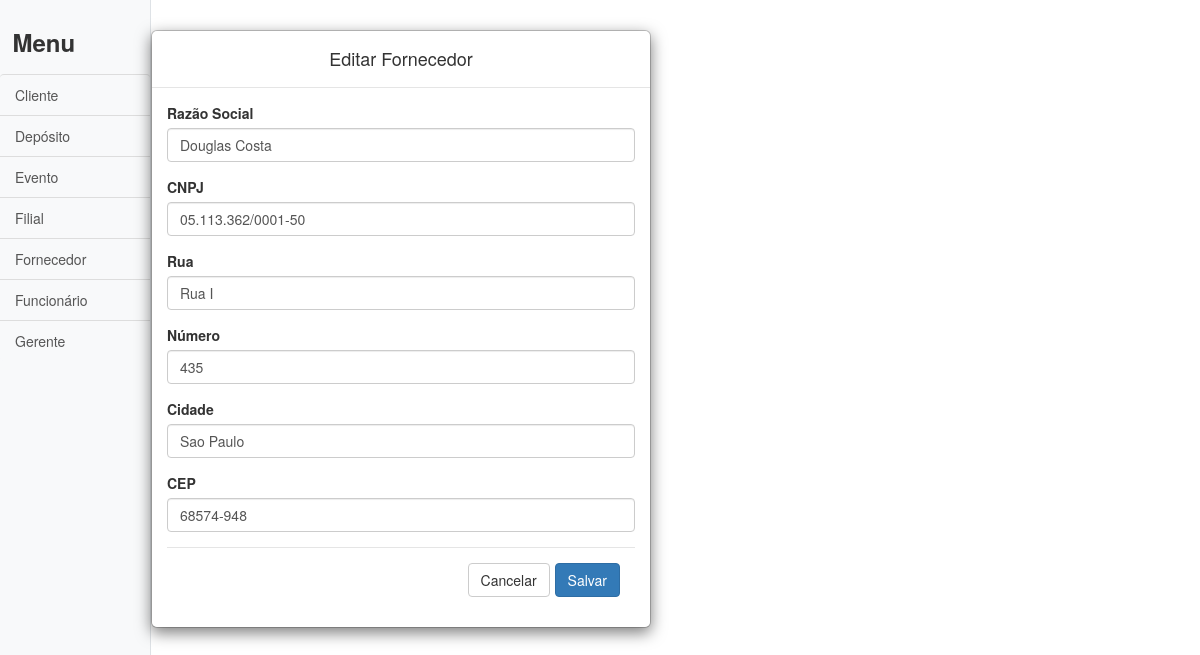
The page /edit/fornecedor.php?id=1 on the database its author committed.
### tables this page shows
CREATE TABLE fornecedor ( rua VARCHAR(200), cep CHAR(9), numero INTEGER, cidade VARCHAR(200), razao_social VARCHAR(200), cnpj VARCHAR(18), id_fornecedor INTEGER PRIMARY KEY AUTO_INCREMENT );

### edit/fornecedor.php (the view, shortened to what this page needs)
<!DOCTYPE html>
<html lang="en">
<head>
	<?php
		include("../header.php");
	?>
</head>
<body>
	<div class="d-flex" id="wrapper">
		<?php
			include_once("../conection.php");
			include("../sidebar_aux.php");
			$id_fornecedor = $_GET['id'];
			$sql = "SELECT 	*
					FROM fornecedor
					WHERE id_fornecedor='$id_fornecedor'";
			$fornecedor = mysqli_fetch_array( mysqli_query($conexao, $sql) );
		?>
		<div id="edit">
			<div class="modal-dialog">
				<div class="modal-content">
					<form id="filial" name="filial" action="" method="POST" target="_self">
						<div class="modal-header">
							<h4 class="modal-title">Editar Fornecedor</h4>
						</div>
						<div class="modal-body">
							<div class="form-group">
								<label>Razão Social</label>
								<input type="text" name="razao_social" id="razao_social" class="form-control" required <?php echo 'value="'.$fornecedor['razao_social'].'"'?>>
							</div>
							<div class="form-group">
								<label>CNPJ</label>
								<input type="text" name="cnpj" id="cnpj" class="form-control"  onkeypress="mascara(this, '##.###.###/####-##')" maxlength="18" required <?php echo 'value="'.$fornecedor['cnpj'].'"'?>>
							</div>
							<div class="form-group">
								<label>Rua</label>
								<input type="text" name="rua" id="rua" class="form-control" required <?php echo 'value="'.$fornecedor['rua'].'"'?>>
							</div>
							<div class="form-group">
								<label>Número</label>
								<input type="number" name="numero" id="numero" class="form-control" required <?php echo 'value="'.$fornecedor['numero'].'"'?>></textarea>
							</div>
							<div class="form-group">
								<label>Cidade</label>
								<input type="text" name="cidade" id="cidade" class="form-control" required <?php echo 'value="'.$fornecedor['cidade'].'"'?>></textarea>
							</div>
							<div class="form-group">
								<label>CEP</label>
								<input type="text" name="cep" id="cep" class="form-control" onkeypress="mascara(this, '#####-###')" maxlength="9" required <?php echo 'value="'.$fornecedor['cep'].'"'?>></textarea>
							</div>
							<div class="modal-footer">
								<a href="../fornecedor.php"><span class="btn btn-default" value="Cancelar">Cancelar</span></a>
								<button type="submit" class="btn btn-primary" value="Salvar" name="submit">Salvar</button>
							</div>
						</div>
					</form>
				</div>
			</div>
		</div>
	</div>
</body>
</html>

### edit/css/simple-sidebar.css (style rules this page uses)
body { overflow-x: hidden; }

### edit/css/styles.css (style rules this page uses)
body { color: #566787; background: #f5f5f5; font-family: 'Varela Round', sans-serif; font-size: 13px; }

### rows shown on the page
fornecedor: razao_social "Douglas Costa", cnpj "05.113.362/0001-50", rua "Rua I", numero "435", cidade "Sao Paulo", cep "68574-948"
